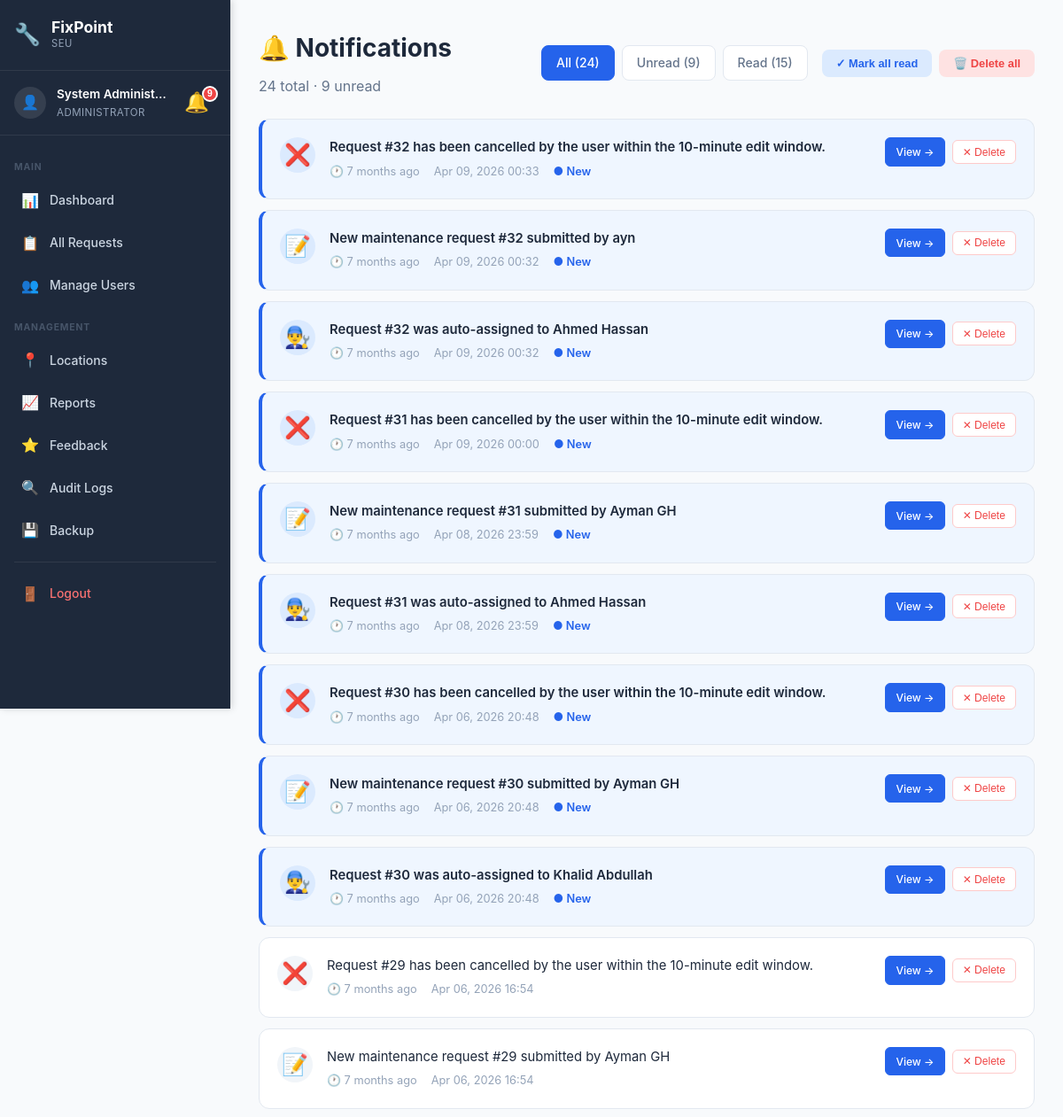
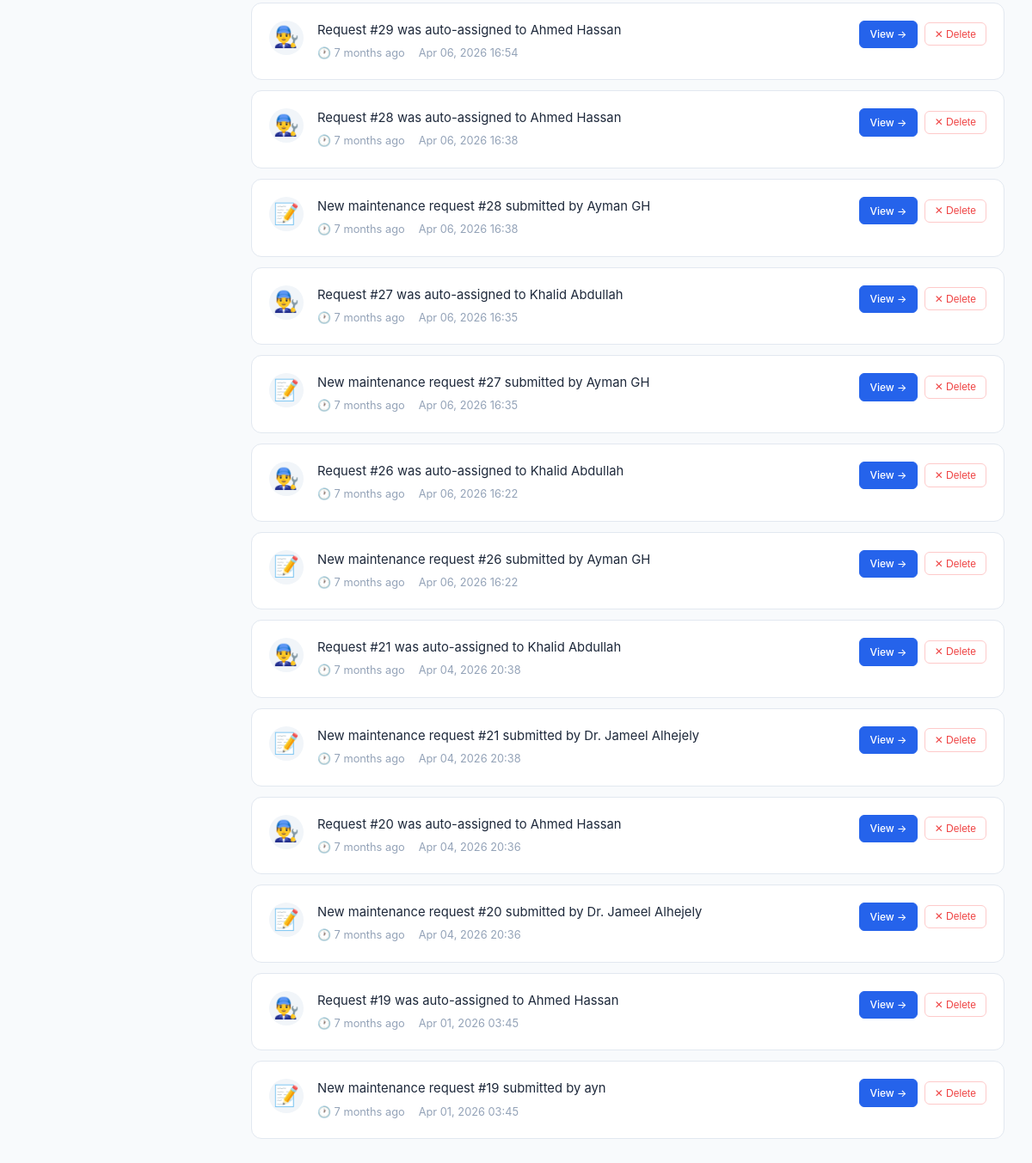
/notifications.php (signed in), run on the app's committed database (2 pictures, top to bottom).
### tables this page shows
CREATE TABLE `notification` (
  `NotificationID` int(11) NOT NULL AUTO_INCREMENT,
  `UserID` int(11) NOT NULL,
  `Title` varchar(255) NOT NULL DEFAULT '',
  `RequestID` int(11) DEFAULT NULL,
  `Message` text NOT NULL,
  `IsRead` tinyint(1) DEFAULT 0,
  `CreatedAt` timestamp NOT NULL DEFAULT current_timestamp(),
  PRIMARY KEY (`NotificationID`),
  KEY `RequestID` (`RequestID`),
  KEY `idx_user` (`UserID`),
  KEY `idx_read` (`IsRead`),
  CONSTRAINT `notification_ibfk_1` FOREIGN KEY (`UserID`) REFERENCES `user` (`UserID`),
  CONSTRAINT `notification_ibfk_2` FOREIGN KEY (`RequestID`) REFERENCES `maintenancerequest` (`RequestID`) ON DELETE SET NULL
);

### config/helpers.php (called while the page is built, shortened)
<?php
function formatDate($date, $format = 'M d, Y H:i') {
    return date($format, strtotime($date));
}
function e($string) {
    return htmlspecialchars($string, ENT_QUOTES, 'UTF-8');
}
?>

### notifications.php (the view, shortened to what this page needs)
<?php
require_once 'config/database.php';
require_once 'config/helpers.php';
$user_id = $_SESSION['user_id'];
$role_id = $_SESSION['role_id'];
$filter = isset($_GET['filter']) ? $_GET['filter'] : 'all';
$where = "WHERE n.UserID = ?";
$sql = "SELECT
            n.NotificationID,
            n.Message,
            n.IsRead,
            n.CreatedAt,
            n.RequestID
        FROM notification n
        $where
        ORDER BY n.CreatedAt DESC";
$stmt = $conn->prepare($sql);
$stmt->bind_param("i", $user_id);
$stmt->execute();
$notifications = $stmt->get_result()->fetch_all(MYSQLI_ASSOC);
$count_sql = "SELECT
    COUNT(*) as total,
    SUM(CASE WHEN IsRead = 0 THEN 1 ELSE 0 END) as unread,
    SUM(CASE WHEN IsRead = 1 THEN 1 ELSE 0 END) as read_count
FROM notification WHERE UserID = ?";
$count_stmt = $conn->prepare($count_sql);
$count_stmt->bind_param("i", $user_id);
$count_stmt->execute();
$counts = $count_stmt->get_result()->fetch_assoc();
if ($role_id == 1) {
    $details_path = 'admin/request-details.php?id=';
} elseif ($role_id == 2) {
    $details_path = 'technician/task-details.php?id=';
    $dashboard_path = 'technician/dashboard.php';
} else {
    $details_path = 'user/request-details.php?id=';
    $dashboard_path = 'user/dashboard.php';
}
if (!function_exists('notifTimeAgo')) {
    function notifTimeAgo($datetime) {
        $now = new DateTime();
        $ago = new DateTime($datetime);
        $diff = $now->diff($ago);
        if ($diff->m > 0) return $diff->m . ' month' . ($diff->m > 1 ? 's' : '') . ' ago';
        return 'Just now';
    }
}
function getNotifIcon($message) {
    if (strpos($message, 'assigned') !== false) return '👨‍🔧';
    if (strpos($message, 'submitted') !== false || strpos($message, 'new') !== false) return '📝';
    if (strpos($message, 'cancelled') !== false) return '❌';
    return '🔔';
}
$_sidebar_role = $_SESSION['role_id'] ?? 0;
?>
<!DOCTYPE html>
<html lang="en">
<head>
    <link rel="stylesheet" href="assets/css/style.css">
    <link rel="stylesheet" href="assets/css/dashboard.css">
    <link rel="stylesheet" href="assets/css/sidebar.css">
</head>
<body class="has-sidebar">
    <aside class="sidebar" id="sidebar">
        <div class="sidebar-header">
            <div class="sidebar-logo">
                <span class="sidebar-logo-icon">🔧</span>
                <div>
                    <span class="sidebar-logo-text">FixPoint</span>
                    <span class="sidebar-logo-sub">SEU</span>
                </div>
            </div>
        </div>
        <div class="sidebar-user">
            <div class="sidebar-avatar">👤</div>
            <div class="sidebar-user-info">
                <span class="sidebar-user-name"><?php echo e($_SESSION['name']); ?></span>
                <span class="sidebar-user-role">
                    <?php
                    if ($_sidebar_role == 1) echo 'Administrator';
                    elseif ($_sidebar_role == 2) echo 'Technician';
                    else echo 'User';
                    ?>
                </span>
            </div>
            <?php include 'includes/notification-bell.php'; ?>
        </div>
        <nav class="sidebar-nav">
            <?php if ($_sidebar_role == 1): ?>
                <div class="sidebar-section-label">Main</div>
                <a href="admin/dashboard.php" class="sidebar-link"><span class="sidebar-icon">📊</span><span>Dashboard</span></a>
                <a href="admin/all-requests.php" class="sidebar-link"><span class="sidebar-icon">📋</span><span>All Requests</span></a>
                <a href="admin/users.php" class="sidebar-link"><span class="sidebar-icon">👥</span><span>Manage Users</span></a>
                <div class="sidebar-section-label">Management</div>
                <a href="admin/locations.php" class="sidebar-link"><span class="sidebar-icon">📍</span><span>Locations</span></a>
                <a href="admin/reports.php" class="sidebar-link"><span class="sidebar-icon">📈</span><span>Reports</span></a>
                <a href="admin/all-feedback.php" class="sidebar-link"><span class="sidebar-icon">⭐</span><span>Feedback</span></a>
                <a href="admin/audit-logs.php" class="sidebar-link"><span class="sidebar-icon">🔍</span><span>Audit Logs</span></a>
                <a href="admin/backup.php" class="sidebar-link"><span class="sidebar-icon">💾</span><span>Backup</span></a>
            <?php endif; ?>
            <div class="sidebar-divider"></div>
            <a href="auth/logout.php" class="sidebar-link sidebar-logout">
                <span class="sidebar-icon">🚪</span><span>Logout</span>
            </a>
        </nav>
    </aside>
    <div class="main-content">
            <div class="topbar-notif"><?php include 'includes/notification-bell.php'; ?></div>
    <div class="dashboard">
        <div class="dashboard-container">
            <div class="notif-page-header">
                <div>
                    <h1 class="welcome-text">🔔 Notifications</h1>
                    <p style="color: #64748b; margin-top: 0.25rem;">
                        <?php echo $counts['total']; ?> total · <?php echo $counts['unread']; ?> unread
                    </p>
                </div>
                <div style="display: flex; gap: 1rem; flex-wrap: wrap; align-items: center;">
                    <div class="notif-filters">
                        <a href="notifications.php?filter=all" class="notif-filter-btn <?php echo $filter === 'all' ? 'active' : ''; ?>">
                            All (<?php echo $counts['total']; ?>)
                        </a>
                        <a href="notifications.php?filter=unread" class="notif-filter-btn <?php echo $filter === 'unread' ? 'active' : ''; ?>">
                            Unread (<?php echo $counts['unread']; ?>)
                        </a>
                        <a href="notifications.php?filter=read" class="notif-filter-btn <?php echo $filter === 'read' ? 'active' : ''; ?>">
                            Read (<?php echo $counts['read_count']; ?>)
                        </a>
                    </div>
                    <?php if ($counts['total'] > 0): ?>
                        <div class="notif-actions">
                            <?php if ($counts['unread'] > 0): ?>
                                <button class="notif-action-btn btn-mark-all" onclick="pageMarkAllRead()">
                                    ✓ Mark all read
                                </button>
                            <?php endif; ?>
                            <button class="notif-action-btn btn-delete-all" onclick="pageDeleteAll()">
                                🗑️ Delete all
                            </button>
                        </div>
                    <?php endif; ?>
                </div>
            </div>
            <div id="notifPageList">
                <?php if (count($notifications) > 0): ?>
                    <?php foreach ($notifications as $notif): ?>
                        <div class="notif-card <?php echo $notif['IsRead'] ? '' : 'unread'; ?>" id="page-notif-<?php echo $notif['NotificationID']; ?>">
                            <div class="notif-card-icon">
                                <?php echo getNotifIcon($notif['Message']); ?>
                            </div>
                            <div class="notif-card-content">
                                <div class="notif-card-message"><?php echo e($notif['Message']); ?></div>
                                <div class="notif-card-meta">
                                    <span>🕐 <?php echo notifTimeAgo($notif['CreatedAt']); ?></span>
                                    <span><?php echo formatDate($notif['CreatedAt']); ?></span>
                                    <?php if (!$notif['IsRead']): ?>
                                        <span style="color: #2563eb; font-weight: 600;">● New</span>
                                    <?php endif; ?>
                                </div>
                            </div>
                            <div class="notif-card-actions">
                                <?php if ($notif['RequestID']): ?>
                                    <a href="<?php echo $details_path . $notif['RequestID']; ?>" class="notif-card-btn view-btn">
                                        View →
                                    </a>
                                <?php endif; ?>
                                <button class="notif-card-btn delete-btn" onclick="pageDeleteOne(<?php echo $notif['NotificationID']; ?>)">
                                    ✕ Delete
                                </button>
                            </div>
                        </div>
                    <?php endforeach; ?>
                <?php endif; ?>
            </div>
        </div>
    </div>
    </div>
</body>
</html>

### assets/css/style.css (style rules this page uses)
* { margin: 0; padding: 0; box-sizing: border-box; }
:root { --primary-color: #2563eb; --primary-dark: #1e40af; --secondary-color: #64748b; --success-color: #10b981; --danger-color: #ef4444; --warning-color: #f59e0b; --dark: #1e293b; --gray: #64748b; --light-gray: #f1f5f9; --white: #ffffff; --shadow: 0 4px 6px rgba(0, 0, 0, 0.1); --shadow-lg: 0 10px 25px rgba(0, 0, 0, 0.15); }
body { font-family: -apple-system, BlinkMacSystemFont, 'Segoe UI', Roboto, 'Helvetica Neue', Arial, sans-serif; line-height: 1.6; color: var(--dark); background-color: var(--white); }

### assets/css/dashboard.css (style rules this page uses)
.dashboard { min-height: 100vh; background: #f8fafc; }
.dashboard-container { max-width: 1400px; margin: 0 auto; padding: 2rem; }
.welcome-text { font-size: 1.75rem; font-weight: 700; color: #1e293b; margin-bottom: 0.5rem; }

### assets/css/sidebar.css (style rules this page uses)
:root { --sidebar-width: 260px; --sidebar-bg: #1e293b; --sidebar-text: #cbd5e1; --sidebar-active-bg: rgba(37, 99, 235, 0.15); --sidebar-active-text: #60a5fa; --sidebar-hover-bg: rgba(255, 255, 255, 0.05); --topbar-height: 56px; }
body.has-sidebar { margin: 0; padding: 0; display: flex; min-height: 100vh; background: #f8fafc; }
.sidebar { position: fixed; top: 0; left: 0; width: var(--sidebar-width); height: 100vh; background: var(--sidebar-bg); display: flex; flex-direction: column; z-index: 1000; overflow-y: auto; overflow-x: visible; transition: transform 0.3s ease; box-shadow: 2px 0 8px rgba(0,0,0,0.15); }
.sidebar-header { display: flex; align-items: center; justify-content: space-between; padding: 1.25rem 1rem; border-bottom: 1px solid rgba(255,255,255,0.08); flex-shrink: 0; }
.sidebar-logo { display: flex; align-items: center; gap: 0.75rem; }
.sidebar-logo-icon { font-size: 1.5rem; }
.sidebar-logo-text { display: block; font-size: 1.1rem; font-weight: 700; color: #fff; line-height: 1.2; }
.sidebar-logo-sub { display: block; font-size: 0.7rem; color: #94a3b8; text-transform: uppercase; letter-spacing: 0.05em; }
.sidebar-user { display: flex; align-items: center; gap: 0.75rem; padding: 1rem; border-bottom: 1px solid rgba(255,255,255,0.08); flex-shrink: 0; }
.sidebar-avatar { width: 36px; height: 36px; background: rgba(255,255,255,0.1); border-radius: 50%; display: flex; align-items: center; justify-content: center; font-size: 1rem; flex-shrink: 0; }
.sidebar-user-info { flex: 1; min-width: 0; }
.sidebar-user-name { display: block; color: #fff; font-size: 0.85rem; font-weight: 600; white-space: nowrap; overflow: hidden; text-overflow: ellipsis; }
.sidebar-user-role { display: block; color: #94a3b8; font-size: 0.72rem; text-transform: uppercase; letter-spacing: 0.04em; }
.sidebar-nav { flex: 1; padding: 0.75rem 0; overflow-y: auto; }
.sidebar-section-label { padding: 0.5rem 1rem 0.25rem; font-size: 0.65rem; font-weight: 700; color: #475569; text-transform: uppercase; letter-spacing: 0.08em; margin-top: 0.5rem; }
.sidebar-link { display: flex; align-items: center; gap: 0.75rem; padding: 0.65rem 1rem; color: var(--sidebar-text); text-decoration: none; font-size: 0.875rem; font-weight: 500; transition: all 0.15s ease; position: relative; margin: 0.1rem 0.5rem; border-radius: 0.5rem; }
.sidebar-icon { font-size: 1rem; flex-shrink: 0; width: 20px; text-align: center; }
.sidebar-divider { height: 1px; background: rgba(255,255,255,0.08); margin: 0.75rem 1rem; }
.sidebar-logout { color: #f87171 !important; }
.main-content { margin-left: var(--sidebar-width); flex: 1; min-height: 100vh; width: calc(100% - var(--sidebar-width)); box-sizing: border-box; display: flex; flex-direction: column; }

### data on the page
notification: Message "❌", Message "Request #32 has been cancelled by the user within the 10-minute edit window.", CreatedAt "7 months ago", CreatedAt "Apr 09, 2026 00:33", IsRead "● New"
notification: Message "📝", Message "New maintenance request #32 submitted by ayn", CreatedAt "7 months ago", CreatedAt "Apr 09, 2026 00:32", IsRead "● New"
notification: Message "👨‍🔧", Message "Request #32 was auto-assigned to Ahmed Hassan", CreatedAt "7 months ago", CreatedAt "Apr 09, 2026 00:32", IsRead "● New"
notification: Message "❌", Message "Request #31 has been cancelled by the user within the 10-minute edit window.", CreatedAt "7 months ago", CreatedAt "Apr 09, 2026 00:00", IsRead "● New"
notification: Message "📝", Message "New maintenance request #31 submitted by Ayman GH", CreatedAt "7 months ago", CreatedAt "Apr 08, 2026 23:59", IsRead "● New"
notification: Message "👨‍🔧", Message "Request #31 was auto-assigned to Ahmed Hassan", CreatedAt "7 months ago", CreatedAt "Apr 08, 2026 23:59", IsRead "● New"
notification: Message "❌", Message "Request #30 has been cancelled by the user within the 10-minute edit window.", CreatedAt "7 months ago", CreatedAt "Apr 06, 2026 20:48", IsRead "● New"
notification: Message "📝", Message "New maintenance request #30 submitted by Ayman GH", CreatedAt "7 months ago", CreatedAt "Apr 06, 2026 20:48", IsRead "● New"
notification: Message "👨‍🔧", Message "Request #30 was auto-assigned to Khalid Abdullah", CreatedAt "7 months ago", CreatedAt "Apr 06, 2026 20:48", IsRead "● New"
notification: Message "❌", Message "Request #29 has been cancelled by the user within the 10-minute edit window.", CreatedAt "7 months ago", CreatedAt "Apr 06, 2026 16:54"
notification: Message "📝", Message "New maintenance request #29 submitted by Ayman GH", CreatedAt "7 months ago", CreatedAt "Apr 06, 2026 16:54"
notification: Message "👨‍🔧", Message "Request #29 was auto-assigned to Ahmed Hassan", CreatedAt "7 months ago", CreatedAt "Apr 06, 2026 16:54"
notification: Message "👨‍🔧", Message "Request #28 was auto-assigned to Ahmed Hassan", CreatedAt "7 months ago", CreatedAt "Apr 06, 2026 16:38"
notification: Message "📝", Message "New maintenance request #28 submitted by Ayman GH", CreatedAt "7 months ago", CreatedAt "Apr 06, 2026 16:38"
notification: Message "👨‍🔧", Message "Request #27 was auto-assigned to Khalid Abdullah", CreatedAt "7 months ago", CreatedAt "Apr 06, 2026 16:35"
notification: Message "📝", Message "New maintenance request #27 submitted by Ayman GH", CreatedAt "7 months ago", CreatedAt "Apr 06, 2026 16:35"
notification: Message "👨‍🔧", Message "Request #26 was auto-assigned to Khalid Abdullah", CreatedAt "7 months ago", CreatedAt "Apr 06, 2026 16:22"
notification: Message "📝", Message "New maintenance request #26 submitted by Ayman GH", CreatedAt "7 months ago", CreatedAt "Apr 06, 2026 16:22"
notification: Message "👨‍🔧", Message "Request #21 was auto-assigned to Khalid Abdullah", CreatedAt "7 months ago", CreatedAt "Apr 04, 2026 20:38"
notification: Message "📝", Message "New maintenance request #21 submitted by Dr. Jameel Alhejely", CreatedAt "7 months ago", CreatedAt "Apr 04, 2026 20:38"
notification: Message "👨‍🔧", Message "Request #20 was auto-assigned to Ahmed Hassan", CreatedAt "7 months ago", CreatedAt "Apr 04, 2026 20:36"
notification: Message "📝", Message "New maintenance request #20 submitted by Dr. Jameel Alhejely", CreatedAt "7 months ago", CreatedAt "Apr 04, 2026 20:36"
notification: Message "👨‍🔧", Message "Request #19 was auto-assigned to Ahmed Hassan", CreatedAt "7 months ago", CreatedAt "Apr 01, 2026 03:45"
notification: Message "📝", Message "New maintenance request #19 submitted by ayn", CreatedAt "7 months ago", CreatedAt "Apr 01, 2026 03:45"

### other printed values
$_SESSION['name'] "System Administ…"
$_notif_count "9"
$counts['total'] "24"
$counts['unread'] "9"
$counts['read_count'] "15"
